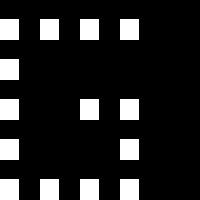

Tiled map render using the project's own tile images. Description and the map definition, with tile-layer contents summarised, below:
An orthogonal 5x5 tile map with 40x40 px tiles, 1 tile layer (Layer 1).

<map version="1.0" orientation="orthogonal" width="5" height="5" tilewidth="40" tileheight="40">
 <tileset firstgid="1" name="texture" tilewidth="40" tileheight="40" spacing="4" margin="4">
  <image source="texture.png" />
 </tileset>
 <layer name="Layer 1" width="5" height="5">
  <data>[25 cells, 14 non-empty, 1 distinct tile ids]</data>
 </layer>
</map>
